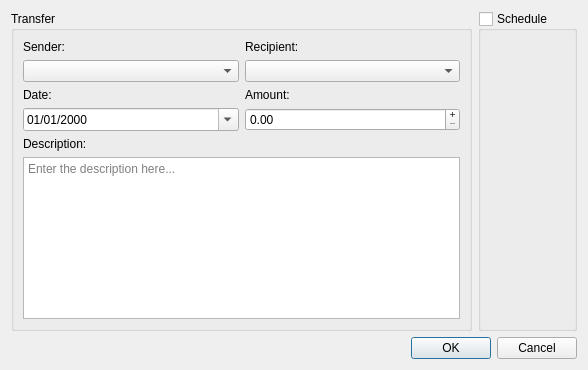
<?xml version="1.0" encoding="UTF-8"?>
<ui version="4.0">
 <class>TransferDialog</class>
 <widget class="QDialog" name="TransferDialog">
  <property name="geometry">
   <rect>
    <x>0</x>
    <y>0</y>
    <width>588</width>
    <height>370</height>
   </rect>
  </property>
  <property name="sizePolicy">
   <sizepolicy hsizetype="Maximum" vsizetype="Maximum">
    <horstretch>0</horstretch>
    <verstretch>0</verstretch>
   </sizepolicy>
  </property>
  <property name="windowTitle">
   <string>Transfer Dialog</string>
  </property>
  <layout class="QVBoxLayout" name="verticalLayout_7">
   <item>
    <layout class="QHBoxLayout" name="horizontalLayout">
     <item>
      <widget class="QGroupBox" name="groupBox">
       <property name="title">
        <string>Transfer</string>
       </property>
       <layout class="QVBoxLayout" name="verticalLayout_2">
        <item>
         <layout class="QHBoxLayout" name="horizontalLayout_3">
          <item>
           <layout class="QVBoxLayout" name="verticalLayout_6">
            <item>
             <widget class="QLabel" name="sender_label">
              <property name="text">
               <string>Sender:</string>
              </property>
             </widget>
            </item>
            <item>
             <widget class="QComboBox" name="sender"/>
            </item>
           </layout>
          </item>
          <item>
           <layout class="QVBoxLayout" name="verticalLayout_5">
            <item>
             <widget class="QLabel" name="recipient_label">
              <property name="text">
               <string>Recipient:</string>
              </property>
             </widget>
            </item>
            <item>
             <widget class="QComboBox" name="recipient"/>
            </item>
           </layout>
          </item>
         </layout>
        </item>
        <item>
         <layout class="QHBoxLayout" name="horizontalLayout_2">
          <item>
           <layout class="QVBoxLayout" name="verticalLayout">
            <item>
             <widget class="QLabel" name="date_label">
              <property name="text">
               <string>Date:</string>
              </property>
             </widget>
            </item>
            <item>
             <widget class="QDateEdit" name="date">
              <property name="sizePolicy">
               <sizepolicy hsizetype="Preferred" vsizetype="Fixed">
                <horstretch>0</horstretch>
                <verstretch>0</verstretch>
               </sizepolicy>
              </property>
              <property name="displayFormat">
               <string>dd/MM/yyyy</string>
              </property>
              <property name="calendarPopup">
               <bool>true</bool>
              </property>
             </widget>
            </item>
           </layout>
          </item>
          <item>
           <layout class="QVBoxLayout" name="verticalLayout_4">
            <item>
             <widget class="QLabel" name="amount_label">
              <property name="text">
               <string>Amount:</string>
              </property>
             </widget>
            </item>
            <item>
             <widget class="QDoubleSpinBox" name="amount">
              <property name="buttonSymbols">
               <enum>QAbstractSpinBox::PlusMinus</enum>
              </property>
              <property name="accelerated">
               <bool>true</bool>
              </property>
              <property name="prefix">
               <string/>
              </property>
              <property name="suffix">
               <string/>
              </property>
              <property name="minimum">
               <double>0.000000000000000</double>
              </property>
              <property name="maximum">
               <double>1000000000.000000000000000</double>
              </property>
             </widget>
            </item>
           </layout>
          </item>
         </layout>
        </item>
        <item>
         <widget class="QLabel" name="description_label">
          <property name="text">
           <string>Description:</string>
          </property>
         </widget>
        </item>
        <item>
         <widget class="QTextEdit" name="description">
          <property name="placeholderText">
           <string>Enter the description here...</string>
          </property>
         </widget>
        </item>
       </layout>
      </widget>
     </item>
     <item>
      <widget class="QGroupBox" name="schedule_box">
       <property name="title">
        <string>Schedule</string>
       </property>
       <property name="checkable">
        <bool>true</bool>
       </property>
       <property name="checked">
        <bool>false</bool>
       </property>
       <layout class="QVBoxLayout" name="verticalLayout_3"/>
      </widget>
     </item>
    </layout>
   </item>
   <item>
    <widget class="QDialogButtonBox" name="buttonBox">
     <property name="orientation">
      <enum>Qt::Horizontal</enum>
     </property>
     <property name="standardButtons">
      <set>QDialogButtonBox::Cancel|QDialogButtonBox::Ok</set>
     </property>
    </widget>
   </item>
  </layout>
 </widget>
 <tabstops>
  <tabstop>sender</tabstop>
  <tabstop>recipient</tabstop>
  <tabstop>date</tabstop>
  <tabstop>amount</tabstop>
  <tabstop>description</tabstop>
  <tabstop>schedule_box</tabstop>
 </tabstops>
 <resources/>
 <connections>
  <connection>
   <sender>buttonBox</sender>
   <signal>accepted()</signal>
   <receiver>TransferDialog</receiver>
   <slot>accept()</slot>
   <hints>
    <hint type="sourcelabel">
     <x>248</x>
     <y>254</y>
    </hint>
    <hint type="destinationlabel">
     <x>157</x>
     <y>274</y>
    </hint>
   </hints>
  </connection>
  <connection>
   <sender>buttonBox</sender>
   <signal>rejected()</signal>
   <receiver>TransferDialog</receiver>
   <slot>reject()</slot>
   <hints>
    <hint type="sourcelabel">
     <x>316</x>
     <y>260</y>
    </hint>
    <hint type="destinationlabel">
     <x>286</x>
     <y>274</y>
    </hint>
   </hints>
  </connection>
 </connections>
</ui>
